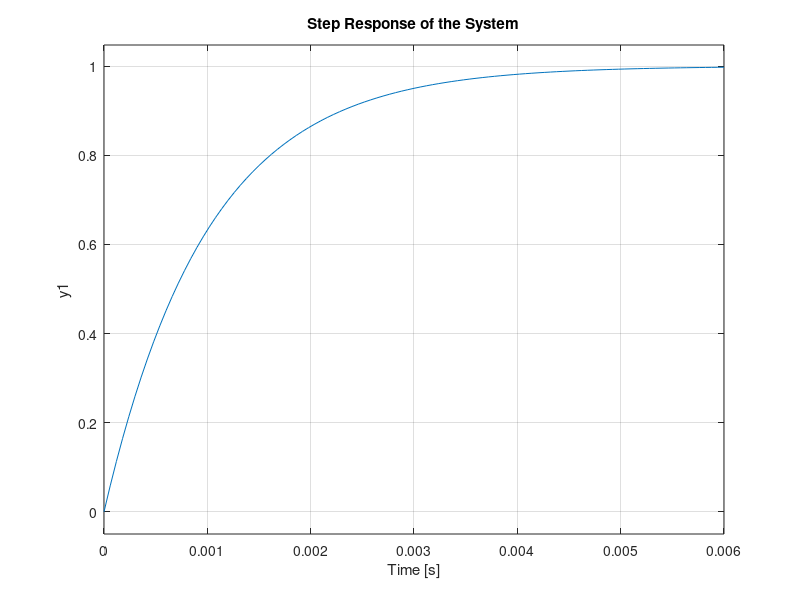

Here is the MATLAB script that generated this plot: (Note: this script raises an error after producing the figure.)
% Definition of the system parameters
% Gain 
K = 1;
R = 10e3; % Resistance value
C = 1e-7; % Capacitance value
% Time Constant calculation
T = R*C;
% Transfer function numerator and denominator coefficients
num =  [0 K]; % Coefficients of the numerator of the transfer function
den = [T 1]; % Coefficients of the denominator of the transfer function
% Creating the transfer function G(s)
G = tf(num, den);
% Time vector for simulation
t = 0:1:10; % Time from 0 to 10 with step size 1
% Input signal (ramp)
u_ramp =  0.1 * t;
% Simulating the response of the system to the ramp input
[y_ramp, t_ramp] = lsim(G, u_ramp, t);
% Plotting the response of the system to the ramp input
subplot(2, 1, 1); % Creating subplot for the response
plot(t_ramp, y_ramp);
xlabel('Time'); % Label for x-axis
ylabel('Output'); % Label for y-axis
title('System Response to Ramp Input'); % Title for the plot
% Plotting the step response of the system
subplot(2, 1, 2); % Creating subplot for the step response
step(G);
title('Step Response of the System'); % Title for the plot
% Additional: Displaying step response information
stepinfo(G)
